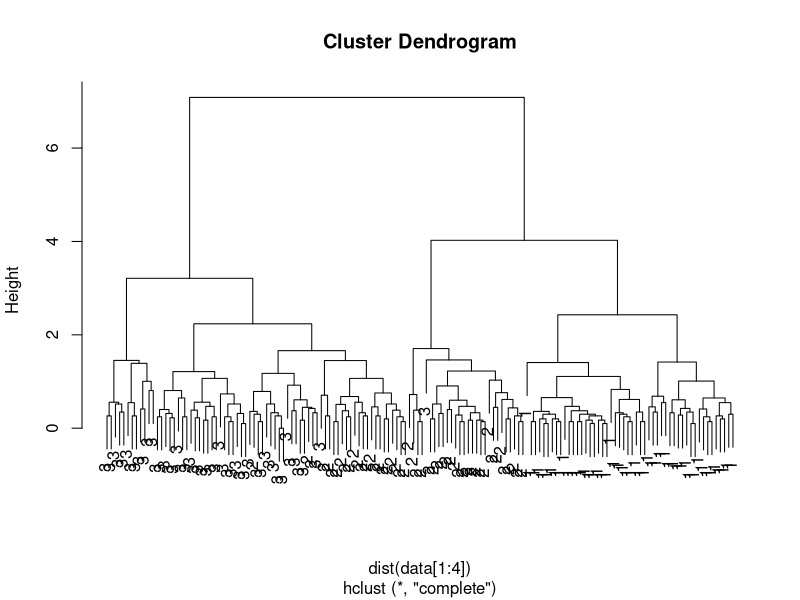

This figure's R source:
library(MASS)
set.seed(1)

# use dataset iris
data = iris

hc.out = hclust(dist(data[1:4]))
plot(hc.out, labels = as.numeric(iris$Species))

# cut the dendrogram at level 10
hc.clusters = cutree(hc.out, 10)
hc.clusters
